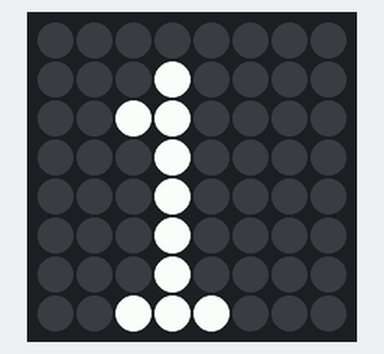
Simulated run of this program. Board: Raspberry Pi (BCM pin numbers) with a Sense HAT. Shown: the Sense HAT's 8×8 RGB LED matrix. At 33.1 s the program stops and its outputs stay as they are.

Above: at 0.1 s.
At 2.1 s:
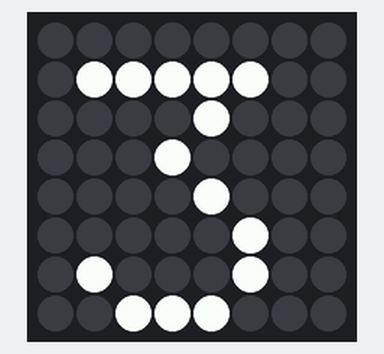
At 4.1 s:
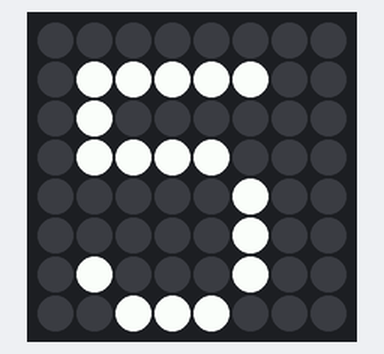
At 8.1 s:
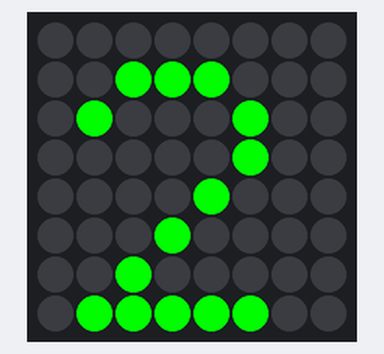
At 16.1 s:
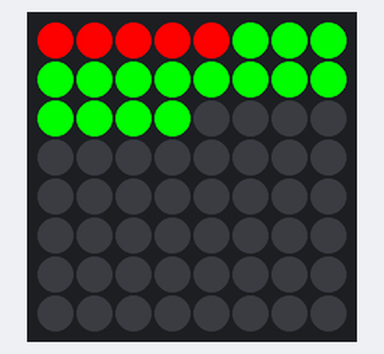
At 33.0 s:
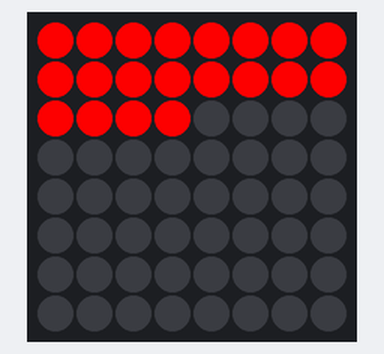

The program:

countdown-dot.py
```python
#!/bin/python3

from sense_hat import SenseHat
from time import sleep

sense = SenseHat()

#compte
for i in range(1,6):
    sense.show_letter( str(i) )
    sleep(1)

#decompte couleur
G = [0,255,0]
for i in range(5,-1,-1):
    sense.show_letter( str(i), G)
    sleep(1)

#decompte point avec flash
G = [0, 255, 0]
R = [255, 0, 0]
X = [0, 0, 0]

s = 20

timer = []

for i in range(64):
    if i < s:
        timer.append(G)
    else:
        timer.append(X)

sense.set_pixels(timer)

for i in range(0,s):
    sleep(1)
    timer[i] = R
    sense.set_pixels(timer)

for i in range(0,10):
    sense.clear()
    sleep(0.1)
    sense.set_pixels(timer)
    sleep(0.1)
```

Measured:
- what the display in image 1 shows lasts 1.0 s, from 2.0 s to 3.0 s
